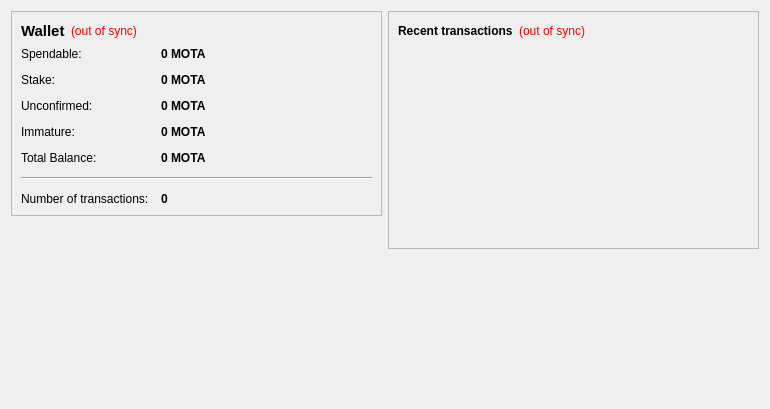
<?xml version="1.0" encoding="UTF-8"?>
<ui version="4.0">
 <class>OverviewPage</class>
 <widget class="QWidget" name="OverviewPage">
  <property name="geometry">
   <rect>
    <x>0</x>
    <y>0</y>
    <width>770</width>
    <height>409</height>
   </rect>
  </property>
  <property name="windowTitle">
   <string>Form</string>
  </property>
  <layout class="QHBoxLayout" name="horizontalLayout" stretch="1,1">
   <item>
    <layout class="QVBoxLayout" name="verticalLayout_2">
     <item>
      <widget class="QFrame" name="frame">
       <property name="frameShape">
        <enum>QFrame::StyledPanel</enum>
       </property>
       <property name="frameShadow">
        <enum>QFrame::Raised</enum>
       </property>
       <layout class="QVBoxLayout" name="verticalLayout_4">
        <item>
         <layout class="QHBoxLayout" name="horizontalLayout_4">
          <item>
           <widget class="QLabel" name="label_5">
            <property name="font">
             <font>
              <pointsize>11</pointsize>
              <weight>75</weight>
              <bold>true</bold>
             </font>
            </property>
            <property name="text">
             <string>Wallet</string>
            </property>
           </widget>
          </item>
          <item>
           <widget class="QLabel" name="labelWalletStatus">
            <property name="toolTip">
             <string>The displayed information may be out of date. Your wallet automatically synchronizes with the WithCoin network after a connection is established, but this process has not completed yet.</string>
            </property>
            <property name="styleSheet">
             <string notr="true">QLabel { color: red; }</string>
            </property>
            <property name="text">
             <string notr="true">(out of sync)</string>
            </property>
            <property name="alignment">
             <set>Qt::AlignLeading|Qt::AlignLeft|Qt::AlignVCenter</set>
            </property>
           </widget>
          </item>
          <item>
           <spacer name="horizontalSpacer_2">
            <property name="orientation">
             <enum>Qt::Horizontal</enum>
            </property>
            <property name="sizeHint" stdset="0">
             <size>
              <width>40</width>
              <height>20</height>
             </size>
            </property>
           </spacer>
          </item>
         </layout>
        </item>
        <item>
         <layout class="QFormLayout" name="formLayout_2">
          <property name="fieldGrowthPolicy">
           <enum>QFormLayout::AllNonFixedFieldsGrow</enum>
          </property>
          <property name="horizontalSpacing">
           <number>12</number>
          </property>
          <property name="verticalSpacing">
           <number>12</number>
          </property>
          <item row="0" column="0">
           <widget class="QLabel" name="label">
            <property name="text">
             <string>Spendable:</string>
            </property>
           </widget>
          </item>
          <item row="0" column="1">
           <widget class="QLabel" name="labelBalance">
            <property name="font">
             <font>
              <weight>75</weight>
              <bold>true</bold>
             </font>
            </property>
            <property name="cursor">
             <cursorShape>IBeamCursor</cursorShape>
            </property>
            <property name="toolTip">
             <string>Your current spendable balance</string>
            </property>
            <property name="text">
             <string notr="true">0 MOTA</string>
            </property>
            <property name="textInteractionFlags">
             <set>Qt::LinksAccessibleByMouse|Qt::TextSelectableByKeyboard|Qt::TextSelectableByMouse</set>
            </property>
           </widget>
          </item>
          <item row="1" column="0">
           <widget class="QLabel" name="label_6">
            <property name="text">
             <string>Stake:</string>
            </property>
           </widget>
          </item>
          <item row="1" column="1">
           <widget class="QLabel" name="labelStake">
            <property name="font">
             <font>
              <weight>75</weight>
              <bold>true</bold>
             </font>
            </property>
            <property name="cursor">
             <cursorShape>IBeamCursor</cursorShape>
            </property>
            <property name="toolTip">
             <string>Total of coins that was staked, and do not yet count toward the current balance</string>
            </property>
            <property name="text">
             <string notr="true">0 MOTA</string>
            </property>
            <property name="textInteractionFlags">
             <set>Qt::LinksAccessibleByMouse|Qt::TextSelectableByKeyboard|Qt::TextSelectableByMouse</set>
            </property>
           </widget>
          </item>
          <item row="2" column="0">
           <widget class="QLabel" name="label_3">
            <property name="text">
             <string>Unconfirmed:</string>
            </property>
           </widget>
          </item>
          <item row="2" column="1">
           <widget class="QLabel" name="labelUnconfirmed">
            <property name="font">
             <font>
              <weight>75</weight>
              <bold>true</bold>
             </font>
            </property>
            <property name="cursor">
             <cursorShape>IBeamCursor</cursorShape>
            </property>
            <property name="toolTip">
             <string>Total of transactions that have yet to be confirmed, and do not yet count toward the current balance</string>
            </property>
            <property name="text">
             <string notr="true">0 MOTA</string>
            </property>
            <property name="textInteractionFlags">
             <set>Qt::LinksAccessibleByMouse|Qt::TextSelectableByKeyboard|Qt::TextSelectableByMouse</set>
            </property>
           </widget>
          </item>
          <item row="3" column="0">
           <widget class="QLabel" name="labelImmatureText">
            <property name="text">
             <string>Immature:</string>
            </property>
           </widget>
          </item>
          <item row="3" column="1">
           <widget class="QLabel" name="labelImmature">
            <property name="font">
             <font>
              <weight>75</weight>
              <bold>true</bold>
             </font>
            </property>
            <property name="toolTip">
             <string>Mined balance that has not yet matured</string>
            </property>
            <property name="text">
             <string notr="true">0 MOTA</string>
            </property>
            <property name="textInteractionFlags">
             <set>Qt::LinksAccessibleByMouse|Qt::TextSelectableByKeyboard|Qt::TextSelectableByMouse</set>
            </property>
           </widget>
          </item>
          <item row="4" column="0">
           <widget class="QLabel" name="labelTotalText">
            <property name="text">
             <string>Total Balance:</string>
            </property>
           </widget>
          </item>
          <item row="4" column="1">
           <widget class="QLabel" name="labelTotal">
            <property name="font">
             <font>
              <weight>75</weight>
              <bold>true</bold>
             </font>
            </property>
            <property name="toolTip">
             <string>Total Stake and Spendable balance</string>
            </property>
            <property name="text">
             <string notr="true">0 MOTA</string>
            </property>
            <property name="textInteractionFlags">
             <set>Qt::LinksAccessibleByMouse|Qt::TextSelectableByKeyboard|Qt::TextSelectableByMouse</set>
            </property>
           </widget>
          </item>
          <item row="5" column="0" colspan="2">
           <widget class="Line" name="line">
            <property name="orientation">
             <enum>Qt::Horizontal</enum>
            </property>
           </widget>
          </item>
          <item row="6" column="0">
           <widget class="QLabel" name="labelTotalText">
            <property name="text">
             <string>Number of transactions:</string>
            </property>
           </widget>
          </item>
          <item row="6" column="1">
           <widget class="QLabel" name="labelNumTransactions">
            <property name="font">
             <font>
              <weight>75</weight>
              <bold>true</bold>
             </font>
            </property>
            <property name="cursor">
             <cursorShape>IBeamCursor</cursorShape>
            </property>
            <property name="toolTip">
             <string>Total number of transactions in wallet</string>
            </property>
            <property name="text">
             <string notr="true">0</string>
            </property>
            <property name="textInteractionFlags">
             <set>Qt::LinksAccessibleByMouse|Qt::TextSelectableByKeyboard|Qt::TextSelectableByMouse</set>
            </property>
           </widget>
          </item>
         </layout>
        </item>
       </layout>
      </widget>
     </item>
     <item>
      <spacer name="verticalSpacer">
       <property name="orientation">
        <enum>Qt::Vertical</enum>
       </property>
       <property name="sizeHint" stdset="0">
        <size>
         <width>20</width>
         <height>40</height>
        </size>
       </property>
      </spacer>
     </item>
     <item>
      <widget class="QLabel" name="label_2">
       <property name="autoFillBackground">
        <bool>false</bool>
       </property>
       <property name="text">
        <string/>
       </property>
       <property name="pixmap">
        <pixmap resource="../bitcoin.qrc">:/icons/coinbg</pixmap>
       </property>
       <property name="scaledContents">
        <bool>false</bool>
       </property>
       <property name="margin">
        <number>0</number>
       </property>
      </widget>
     </item>
    </layout>
   </item>
   <item>
    <layout class="QVBoxLayout" name="verticalLayout_3">
     <item>
      <widget class="QFrame" name="frame_2">
       <property name="frameShape">
        <enum>QFrame::StyledPanel</enum>
       </property>
       <property name="frameShadow">
        <enum>QFrame::Raised</enum>
       </property>
       <layout class="QVBoxLayout" name="verticalLayout">
        <item>
         <layout class="QHBoxLayout" name="horizontalLayout_2">
          <item>
           <widget class="QLabel" name="label_4">
            <property name="text">
             <string>&lt;b&gt;Recent transactions&lt;/b&gt;</string>
            </property>
           </widget>
          </item>
          <item>
           <widget class="QLabel" name="labelTransactionsStatus">
            <property name="toolTip">
             <string>The displayed information may be out of date. Your wallet automatically synchronizes with the WithCoin network after a connection is established, but this process has not completed yet.</string>
            </property>
            <property name="styleSheet">
             <string notr="true">QLabel { color: red; }</string>
            </property>
            <property name="text">
             <string notr="true">(out of sync)</string>
            </property>
            <property name="alignment">
             <set>Qt::AlignRight|Qt::AlignTrailing|Qt::AlignVCenter</set>
            </property>
           </widget>
          </item>
          <item>
           <spacer name="horizontalSpacer">
            <property name="orientation">
             <enum>Qt::Horizontal</enum>
            </property>
            <property name="sizeHint" stdset="0">
             <size>
              <width>40</width>
              <height>20</height>
             </size>
            </property>
           </spacer>
          </item>
         </layout>
        </item>
        <item>
         <widget class="QListView" name="listTransactions">
          <property name="styleSheet">
           <string notr="true">QListView { background: transparent; }</string>
          </property>
          <property name="frameShape">
           <enum>QFrame::NoFrame</enum>
          </property>
          <property name="verticalScrollBarPolicy">
           <enum>Qt::ScrollBarAlwaysOff</enum>
          </property>
          <property name="horizontalScrollBarPolicy">
           <enum>Qt::ScrollBarAlwaysOff</enum>
          </property>
          <property name="selectionMode">
           <enum>QAbstractItemView::NoSelection</enum>
          </property>
         </widget>
        </item>
       </layout>
      </widget>
     </item>
     <item>
      <spacer name="verticalSpacer_2">
       <property name="orientation">
        <enum>Qt::Vertical</enum>
       </property>
       <property name="sizeHint" stdset="0">
        <size>
         <width>20</width>
         <height>40</height>
        </size>
       </property>
      </spacer>
     </item>
    </layout>
   </item>
  </layout>
 </widget>
 <resources>
  <include location="../bitcoin.qrc"/>
 </resources>
 <connections/>
</ui>
